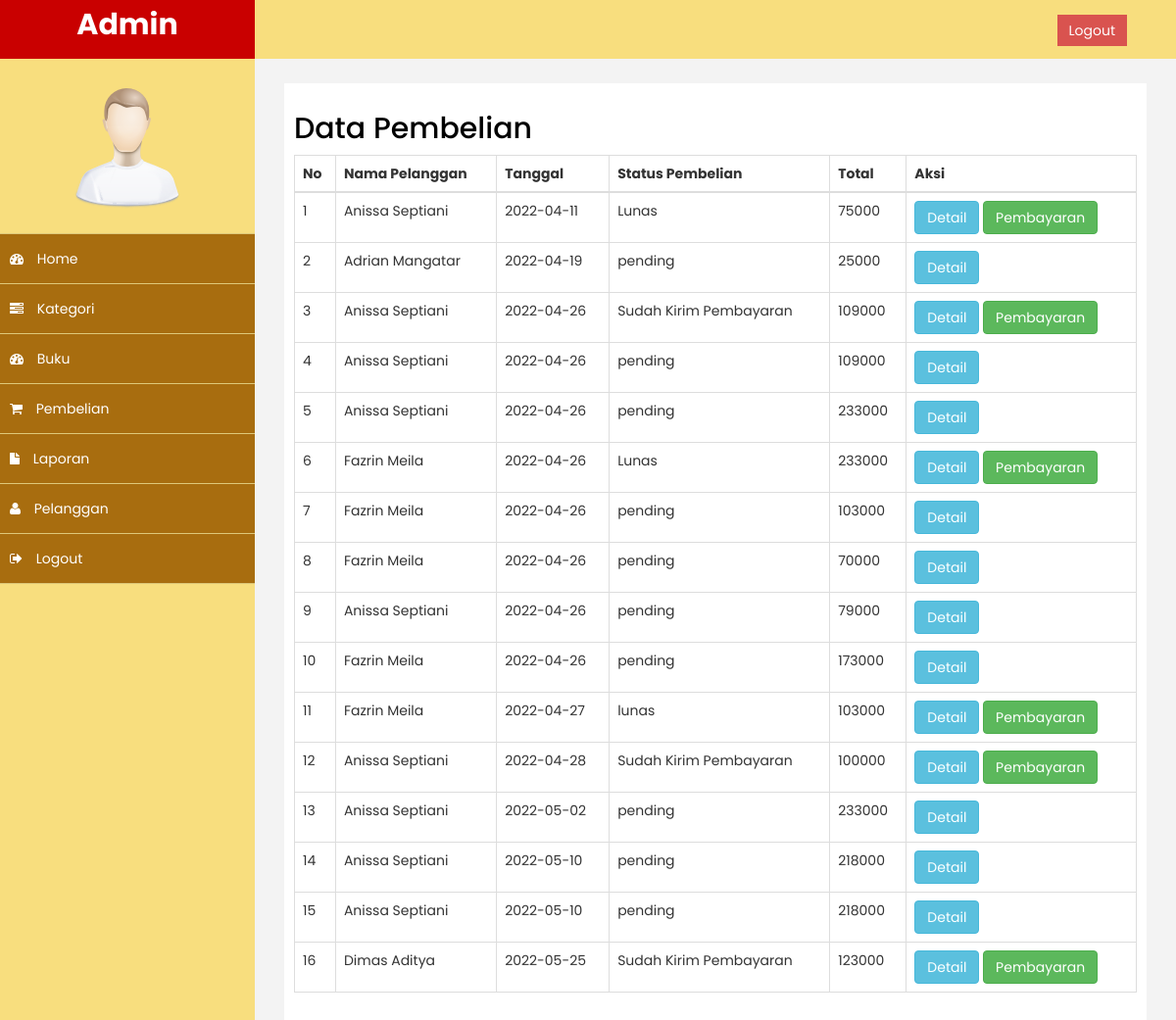
Page /admin/index.php?halaman=pembelian (signed in) on the committed database.
### tables this page shows
CREATE TABLE `pembelian` (
  `id_pembelian` int(11) NOT NULL,
  `id_pelanggan` int(11) NOT NULL,
  `id_ongkir` int(11) NOT NULL,
  `tanggal_pembelian` date NOT NULL,
  `total_pembelian` int(11) NOT NULL,
  `nama_kota` varchar(100) NOT NULL,
  `tarif` int(11) NOT NULL,
  `alamat` text NOT NULL,
  `status_pembelian` varchar(100) NOT NULL DEFAULT 'pending',
  `resi_pengiriman` varchar(50) NOT NULL
);

CREATE TABLE `pelanggan` (
  `id_pelanggan` int(11) NOT NULL,
  `email_pelanggan` varchar(100) NOT NULL,
  `password_pelanggan` varchar(50) NOT NULL,
  `nama_pelanggan` varchar(50) NOT NULL,
  `telepon_pelanggan` varchar(25) NOT NULL,
  `alamat` text NOT NULL
);

### admin/pembelian.php (the view)
<h2 style="color: black;">Data Pembelian</h2>
<table class="table table-bordered">
    <thead>
        <tr>
            <th>No</th>
            <th>Nama Pelanggan</th>
            <th>Tanggal</th>
            <th>Status Pembelian</th>
            <th>Total</th>
            <th>Aksi</th>
        </tr>
    </thead>
    <tbody>
        <?php
        $nomor = 1;
        ?>
        <?php
        $ambil=$koneksi->query("SELECT * FROM pembelian JOIN pelanggan ON pembelian.id_pelanggan=pelanggan.id_pelanggan");
        ?>
        <?php
        while($pecah=$ambil->fetch_assoc()){
        ?>
        <tr>
            <td><?php echo $nomor; ?></td>
            <td><?php echo $pecah['nama_pelanggan']; ?></td>
            <td><?php echo $pecah['tanggal_pembelian']; ?></td>
            <td><?php echo $pecah['status_pembelian']; ?></td>
            <td><?php echo $pecah['total_pembelian']; ?></td>
            <td>
                <a href="index.php?halaman=detail&id=<?php echo $pecah['id_pembelian']; ?>" class="btn btn-info">Detail</a>
                <?php if ($pecah['status_pembelian']!=="pending"): ?>
                    <a href="index.php?halaman=pembayaran&id=<?php echo $pecah['id_pembelian'] ?>" class="btn btn-success">Pembayaran</a>
                <?php endif ?>
            </td>
        </tr>
        <?php
        $nomor++;
        ?>
        <?php
        }
        ?>
    </tbody>
</table>

### admin/assets/css/custom.css (style rules this page uses)
body { font-family: Poppins, sans-serif; }
h2 { color: #f00; }

### rows in the picture
pembelian: id_pelanggan.nama_pelanggan "Anissa Septiani", tanggal_pembelian "2022-04-11", status_pembelian "Lunas", total_pembelian "75000"
pembelian: id_pelanggan.nama_pelanggan "Adrian Mangatar", tanggal_pembelian "2022-04-19", status_pembelian "pending", total_pembelian "25000"
pembelian: id_pelanggan.nama_pelanggan "Anissa Septiani", tanggal_pembelian "2022-04-26", status_pembelian "Sudah Kirim Pembayaran", total_pembelian "109000"
pembelian: id_pelanggan.nama_pelanggan "Anissa Septiani", tanggal_pembelian "2022-04-26", status_pembelian "pending", total_pembelian "109000"
pembelian: id_pelanggan.nama_pelanggan "Anissa Septiani", tanggal_pembelian "2022-04-26", status_pembelian "pending", total_pembelian "233000"
pembelian: id_pelanggan.nama_pelanggan "Fazrin Meila", tanggal_pembelian "2022-04-26", status_pembelian "Lunas", total_pembelian "233000"
pembelian: id_pelanggan.nama_pelanggan "Fazrin Meila", tanggal_pembelian "2022-04-26", status_pembelian "pending", total_pembelian "103000"
pembelian: id_pelanggan.nama_pelanggan "Fazrin Meila", tanggal_pembelian "2022-04-26", status_pembelian "pending", total_pembelian "70000"
pembelian: id_pelanggan.nama_pelanggan "Anissa Septiani", tanggal_pembelian "2022-04-26", status_pembelian "pending", total_pembelian "79000"
pembelian: id_pelanggan.nama_pelanggan "Fazrin Meila", tanggal_pembelian "2022-04-26", status_pembelian "pending", total_pembelian "173000"
pembelian: id_pelanggan.nama_pelanggan "Fazrin Meila", tanggal_pembelian "2022-04-27", status_pembelian "lunas", total_pembelian "103000"
pembelian: id_pelanggan.nama_pelanggan "Anissa Septiani", tanggal_pembelian "2022-04-28", status_pembelian "Sudah Kirim Pembayaran", total_pembelian "100000"
pembelian: id_pelanggan.nama_pelanggan "Anissa Septiani", tanggal_pembelian "2022-05-02", status_pembelian "pending", total_pembelian "233000"
pembelian: id_pelanggan.nama_pelanggan "Anissa Septiani", tanggal_pembelian "2022-05-10", status_pembelian "pending", total_pembelian "218000"
pembelian: id_pelanggan.nama_pelanggan "Anissa Septiani", tanggal_pembelian "2022-05-10", status_pembelian "pending", total_pembelian "218000"
pembelian: id_pelanggan.nama_pelanggan "Dimas Aditya", tanggal_pembelian "2022-05-25", status_pembelian "Sudah Kirim Pembayaran", total_pembelian "123000"
